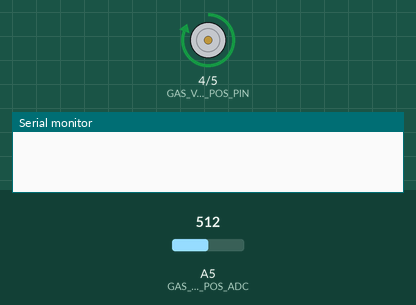
A sketch run on a simulated Arduino Uno, built with avr-gcc and run on an emulated ATmega328P. Parts: motor-driver pin pairs drawn as motors (green arrow = first pin HIGH = forward, orange = second pin HIGH = backward, longer = more drive), the last lines printed to the serial monitor. The inputs (shaded band) are chosen by the test bench; at power-on: A5 (GAS_VALVE_POS_ADC) = 512.

Above: at 1.2 s.
1.3 s: A5 (GAS_VALVE_POS_ADC) set to 932
2.8 s: A5 (GAS_VALVE_POS_ADC) set to 958
At 3.9 s:
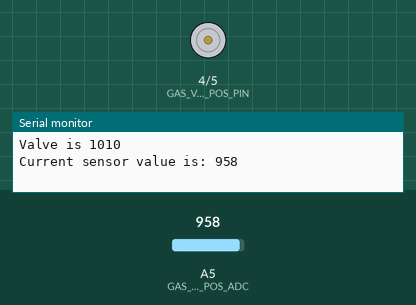
At 8.9 s:
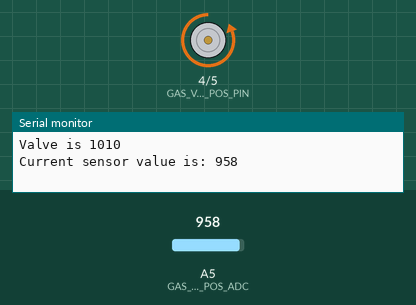
Timing chart, 0 to 10.3 s (numbered marks = the images above; inputs shaded):
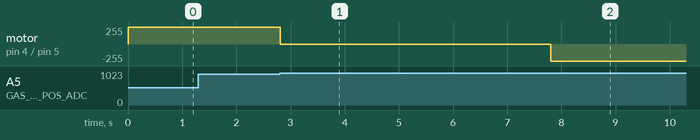

The sketch:

gas_valve_control.ino
```cpp
#define GAS_VALVE_POS_PIN   4
#define GAS_VALVE_NEG_PIN   5
#define GAS_VALVE_POS_ADC   5
#define GAS_VALVE_MAX_POS   950
#define GAS_VALVE_OFF_POS   350
#define GAS_VALVE_TYP_POS   600
#define GAS_VALVE_ON        1
#define GAS_VALVE_OFF       0
#define GAS_VALVE_STOP      2

void gas_valve_act(unsigned char state);
boolean gas_valve_cntrl(unsigned int valve_pos);

void setup() {
  // put your setup code here, to run once:
  //Serial port setup for debug during development:
  Serial.begin(9600);

  //Gas valve control pin setup:
  pinMode(GAS_VALVE_POS_PIN,OUTPUT);
  digitalWrite(GAS_VALVE_POS_PIN,LOW);
  pinMode(GAS_VALVE_NEG_PIN,OUTPUT);
  digitalWrite(GAS_VALVE_NEG_PIN,LOW);
}

void loop() {
  // put your main code here, to run repeatedly:
  gas_valve_cntrl(1010);
  Serial.println("Valve is 1010");
  Serial.print("Current sensor value is: ");
  Serial.print(analogRead(GAS_VALVE_POS_ADC));
  Serial.print("\n");
  delay(5000);
  gas_valve_cntrl(10);
  Serial.println("Valve is 10");
  Serial.print("Current sensor value is: ");
  Serial.print(analogRead(GAS_VALVE_POS_ADC));
  Serial.print("\n");
  delay(5000);
  gas_valve_cntrl(GAS_VALVE_TYP_POS);
  Serial.println("Valve is 800");
  Serial.print("Current sensor value is: ");
  Serial.print(analogRead(GAS_VALVE_POS_ADC));
  Serial.print("\n");
  delay(5000);
}

//-------------------------------------------------------

void gas_valve_act(unsigned char state)
{
  if (state == GAS_VALVE_ON)
  {
    digitalWrite(GAS_VALVE_POS_PIN,HIGH);
    digitalWrite(GAS_VALVE_NEG_PIN,LOW);
  }
  else if (state == GAS_VALVE_OFF)
  {
    digitalWrite(GAS_VALVE_POS_PIN,LOW);
    digitalWrite(GAS_VALVE_NEG_PIN,HIGH);
  }
  else
  {
    digitalWrite(GAS_VALVE_POS_PIN,LOW);
    digitalWrite(GAS_VALVE_NEG_PIN,LOW);
  }
}

//---------------------------------------------------------

boolean gas_valve_cntrl(unsigned int valve_pos)
{
  unsigned int cur_pos = analogRead(GAS_VALVE_POS_ADC);
  unsigned int prev_pos = 0;
  unsigned char iter = 0;

  if (valve_pos < GAS_VALVE_OFF_POS)
  {
    while (cur_pos > GAS_VALVE_OFF_POS)
    {
      gas_valve_act(GAS_VALVE_OFF);
      delay(50);
      cur_pos = analogRead(GAS_VALVE_POS_ADC);
    }
    gas_valve_act(GAS_VALVE_STOP);
  }
  else if (valve_pos > GAS_VALVE_MAX_POS)
  {
    while (cur_pos < GAS_VALVE_MAX_POS)
    {
      gas_valve_act(GAS_VALVE_ON);
      delay(50);
      cur_pos = analogRead(GAS_VALVE_POS_ADC);
    }
    gas_valve_act(GAS_VALVE_STOP);
  }
  else
  {
    if (valve_pos > cur_pos)
    {
      while(valve_pos > cur_pos)
      {
        gas_valve_act(GAS_VALVE_ON);
        delay(50);
        cur_pos = analogRead(GAS_VALVE_POS_ADC);
      }
      gas_valve_act(GAS_VALVE_STOP);
    }
    else if (valve_pos < cur_pos)
    {
      while(valve_pos < cur_pos)
      {
        gas_valve_act(GAS_VALVE_OFF);
        delay(50);
        cur_pos = analogRead(GAS_VALVE_POS_ADC);
      }
      gas_valve_act(GAS_VALVE_STOP);
    }
  }

  return true;
}
```

Measured:
- the behaviour switches between 949 and 950 on A5 (GAS_VALVE_POS_ADC) (found by bisection; images 0 and 1)
- after the input at 1.3 s, every drawn part: stays the same
- after the input at 2.8 s, motor on pin 4 (GAS_VALVE_POS_PIN) / pin 5 (GAS_VALVE_NEG_PIN): forward 255/255 → stopped at once, → backward 255/255 5.0 s later
